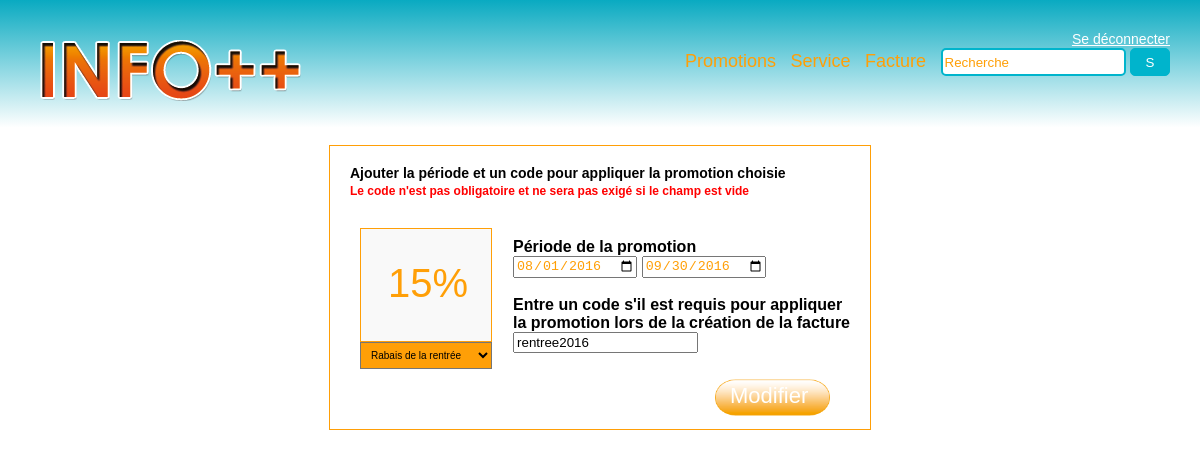
The page /modifTaPromo.php?pk_promotion_service=1 (signed in) on the database its author committed.
### tables this page shows
CREATE TABLE `promotion` (
  `pk_promotion` int(11) NOT NULL,
  `promotion_titre` varchar(75) DEFAULT NULL,
  `rabais` decimal(2,2) DEFAULT NULL
);

CREATE TABLE `ta_promotion_service` (
  `pk_promotion_service` int(11) NOT NULL,
  `fk_promotion` int(11) DEFAULT NULL,
  `fk_service` int(11) DEFAULT NULL,
  `date_debut` datetime DEFAULT NULL,
  `date_fin` datetime DEFAULT NULL,
  `code` varchar(45) DEFAULT NULL
);

### MVC/Model/info_model.php (the view, shortened to what this page needs)
<?php
class InfoModel
{
    protected $table_name = '';
    protected $primary_key = null;
    function getListOfActiveBDObjects()
    {
        include $_SERVER["DOCUMENT_ROOT"] . '/infoplusplus/Info++/database_connect.php';
        $sql = "SELECT * FROM `" . $this->table_name . "`";
        if ($this->table_name == "facture") {
            $sql .= " order by `date_service` DESC";
        } else if ($this->table_name == "promotion"){
        	$sql .= " order by `promotion_titre`";
        }
        $result = $conn->query($sql);
        if ($result->num_rows > 0) {
            $infoObjects = array();
            while ($row = $result->fetch_assoc()) {
                $anObject = Array();
                $anObject["primary_key"] = $this->primary_key;
                $anObject["table_name"] = $this->table_name;
                foreach ($row as $aRowName => $aValue) {
                    $anObject[$aRowName] = $aValue;
                }
                $infoObjects[$row[$this->primary_key]] = $anObject;
            }
            return $infoObjects;
        }
        return null;
    }
    function getObjectFromDB($primary_key)
    {
        include $_SERVER["DOCUMENT_ROOT"] . '/infoplusplus/Info++/database_connect.php';
        $sql = "SELECT * FROM `" . $this->table_name . "` WHERE " . $this->primary_key . " = '" . $primary_key . "'";
        $result = $conn->query($sql);
        if ($result->num_rows > 0) {
            $anObject = Array();
            while ($row = $result->fetch_assoc()) {
                $anObject["primary_key"] = $this->primary_key;
                $anObject["table_name"] = $this->table_name;
                foreach ($row as $aRowName => $aValue) {
                    $anObject[$aRowName] = $aValue;
                }
            }
            return $anObject;
        }
        return null;
    }
    function getActiveObjectsAsSelect($selected = null, $name)
    {
        $aListOfObjects = $this->getListOfActiveBDObjects();
        if ($aListOfObjects != null) {
            foreach ($aListOfObjects as $anObject) {
                echo "<option ";
                if (preg_replace('/\s+/', '', $selected) == preg_replace('/\s+/', '', $anObject[$this->primary_key])) {
                    echo " selected='selected' ";
                }
                echo " class='editable' value='" . $anObject[$this->primary_key] . "'>" . $anObject["$name"] . "</option>";
            }
        }
    }
}
?>

### MVC/Model/info_ta_promotion_service.php (shortened to what this page needs)
<?php
require_once'info_model.php';
class InfoTaPromotionService extends InfoModel {
    function formPromotionService($pk_promotion_service){
        $laPromo = $this->getObjectFromDB($pk_promotion_service);
        $aPromo = new InfoPromotion();
        $promo = $aPromo->getObjectFromDB($laPromo["fk_promotion"]);
        $format = 'Y-m-d H:i:s';
        $date_debut = DateTime::createFromFormat($format, $laPromo['date_debut']);
        $date_fin = DateTime::createFromFormat($format, $laPromo['date_fin']);
        echo "<div class='formcenter'>
        <h4>Ajouter la période et un code pour appliquer la promotion choisie</h4>
        <h5 class='h5modif'>Le code n'est pas obligatoire et ne sera pas exigé si le champ est vide</h5>
		<form id='formModifPromo' class='inscription' method='post'>
			<div id='uploads'>";
        echo "<div class='imgPromoModif'><span class='spanRabais'>". $promo['rabais'] * 100 ."%</span></div>";
		echo "<select id='selectPromo' class='selectPromo'>";
		$aPromo->getActiveObjectsAsSelect($promo['pk_promotion'], "promotion_titre");
              echo "</select></div>
			<div class='formPromo'>
				<label class='labelPromo' for='date_debut'>Période de la promotion</label></br>
    			<input id='date_debut' type='date' name='date_debut' placeholder='Date de début' value='" . $date_debut->format('Y-m-d') . "'></input>
    			<input id='date_fin' type='date' name='date_fin' placeholder='Date de fin' value='" . $date_fin->format('Y-m-d') . "'></input></br></br>
    			<label class='labelPromo' for='code'>Entre un code s'il est requis pour appliquer<br>la promotion lors de la création de la facture</label></br>
    			<input id='code' name='code' value='".$laPromo['code']."'></input>
    			</div>
    			<div class='buttonConfirmer'><a class='btnBob'>Modifier</a></div>
			</form>
			</div>";
    }
}
?>

### css/style.css (style rules this page uses)
body { font-family: Century Gothic,CenturyGothic,AppleGothic,sans-serif; margin: auto; }
h4 { font-size: 14px; }
h5 { font-size: 12px; color:red; }
.h5modif { margin-top: -15px; }

### css/style_alex.css (style rules this page uses)
form { padding:10px; position:relative; margin-right:auto; margin-left:auto; }
.formcenter { width:500px; margin:auto; border: 1px solid #FF9F07; padding-left:20px; padding-right:20px; padding-bottom:50px; }
select { color: #FF9F07; }
.buttonConfirmer { background-size: 100%; margin-top: 10px; margin-bottom: 10px; background-image: url('../images/icones/bouton.png'); background-color: transparent; border: none; color: white; text-decoration: none; font-size: 14px; margin-right: 10px; float:right; width: 115px; height: 37px; cursor:pointer; }
#uploads { width:105px; display:inline-block; }

### css/style_boris.css (style rules this page uses)
input[type="date"] { color: #FF9F07; }
.selectPromo { padding: 6px; width: 132px; background-color: #FF9F07; color: black; font-size: 10px; }
.imgPromoModif { display: block; border: 1px solid #FF9F07; height: 112px; width: 130px; font-size: 40px; font-weight: 500; color: #FF9F07; background-color: #f9f9f9; }
.spanRabais { display: block; padding: 27px; margin-top: 5px; }
.formPromo { float: right; margin-top: 10px; margin-right: -10px; }
.labelPromo { font-weight: 600; }
.btnBob { font-size: 22px; font-weight: 500; margin-left: 15px; margin-top: 4px; display: block; }

### rows shown on the page
promotion: $promo['rabais']*100 "15"
ta_promotion_service: date_debut "08/01/2016", date_fin "09/30/2016", code "rentree2016"

### other values the page prints
form field value "Rabais de la rentrée"
